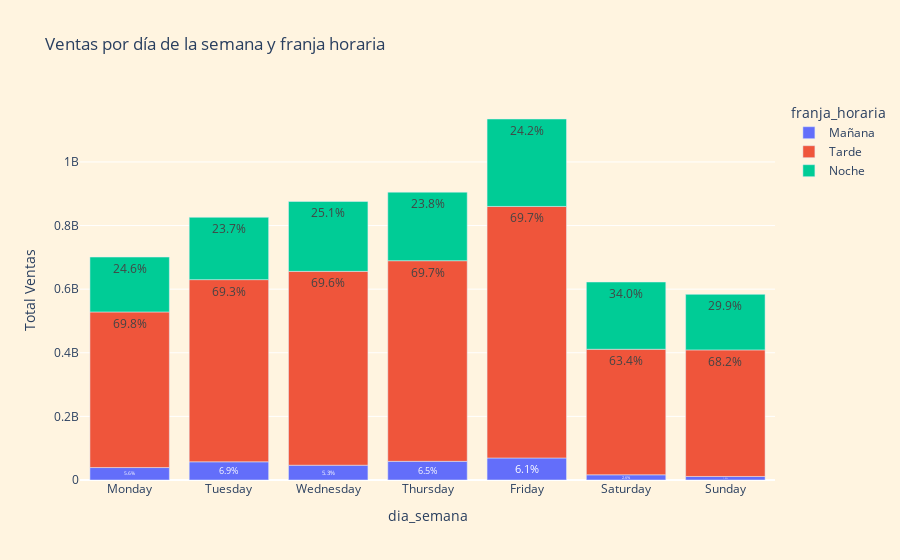

The code cell stored with this chart in its notebook:
### Code cell
import pandas as pd
import plotly.express as px

ventas_dia_franja = (data
    .groupby(['dia_semana', 'franja_horaria'])['Venta'].sum()
    .reset_index(name='Total_Ventas')
)

total_ventas_por_dia = ventas_dia_franja.groupby('dia_semana')['Total_Ventas'].sum().reset_index()
total_ventas_por_dia.rename(columns={'Total_Ventas': 'Total_Ventas_Dia'}, inplace=True)
ventas_dia_franja = ventas_dia_franja.merge(total_ventas_por_dia, on='dia_semana')
ventas_dia_franja['Porcentaje'] = (ventas_dia_franja['Total_Ventas'] / ventas_dia_franja['Total_Ventas_Dia']) * 100


fig = px.bar(
    ventas_dia_franja,
    x='dia_semana',
    y='Total_Ventas',
    color='franja_horaria',
    title='Ventas por día de la semana y franja horaria',
    labels={'Total_Ventas': 'Total Ventas'},
    text=ventas_dia_franja['Porcentaje'].round(1).astype(str) + '%',
)
fig.update_layout(plot_bgcolor='#FFF4E0', 
                  paper_bgcolor='#FFF4E0')

fig.show()

### Figure 1 — Plotly figure (JSON) as saved in the notebook; plotly's stock layout.template omitted (floating-point values rounded to 4 significant figures)
{"data": [{"alignmentgroup": "True", "hovertemplate": "franja_horaria=Mañana<br>dia_semana=%{x}<br>Total Ventas=%{y}<br>text=%{text}<extra></extra>", "legendgroup": "Mañana", "marker": {"color": "#636efa", "pattern": {"shape": ""}}, "name": "Mañana", "offsetgroup": "Mañana", "orientation": "v", "showlegend": true, "text": ["5.6%", "6.9%", "5.3%", "6.5%", "6.1%", "2.6%", "1.9%"], "textposition": "auto", "type": "bar", "x": ["Monday", "Tuesday", "Wednesday", "Thursday", "Friday", "Saturday", "Sunday"], "xaxis": "x", "y": [39120120, 57180045, 46509856, 58710695, 69222153, 16321283, 11140051], "yaxis": "y"}, {"alignmentgroup": "True", "hovertemplate": "franja_horaria=Tarde<br>dia_semana=%{x}<br>Total Ventas=%{y}<br>text=%{text}<extra></extra>", "legendgroup": "Tarde", "marker": {"color": "#EF553B", "pattern": {"shape": ""}}, "name": "Tarde", "offsetgroup": "Tarde", "orientation": "v", "showlegend": true, "text": ["69.8%", "69.3%", "69.6%", "69.7%", "69.7%", "63.4%", "68.2%"], "textposition": "auto", "type": "bar", "x": ["Monday", "Tuesday", "Wednesday", "Thursday", "Friday", "Saturday", "Sunday"], "xaxis": "x", "y": [489228393, 572756396, 609465087, 630732999, 790865708, 394755496, 397919130], "yaxis": "y"}, {"alignmentgroup": "True", "hovertemplate": "franja_horaria=Noche<br>dia_semana=%{x}<br>Total Ventas=%{y}<br>text=%{text}<extra></extra>", "legendgroup": "Noche", "marker": {"color": "#00cc96", "pattern": {"shape": ""}}, "name": "Noche", "offsetgroup": "Noche", "orientation": "v", "showlegend": true, "text": ["24.6%", "23.7%", "25.1%", "23.8%", "24.2%", "34.0%", "29.9%"], "textposition": "auto", "type": "bar", "x": ["Monday", "Tuesday", "Wednesday", "Thursday", "Friday", "Saturday", "Sunday"], "xaxis": "x", "y": [172581701, 195964290, 219711447, 215560379, 274903981, 211408727, 174617208], "yaxis": "y"}], "layout": {"barmode": "relative", "legend": {"title": {"text": "franja_horaria"}, "tracegroupgap": 0}, "paper_bgcolor": "#FFF4E0", "plot_bgcolor": "#FFF4E0", "title": {"text": "Ventas por día de la semana y franja horaria"}, "xaxis": {"anchor": "y", "domain": [0, 1], "title": {"text": "dia_semana"}}, "yaxis": {"anchor": "x", "domain": [0, 1], "title": {"text": "Total Ventas"}}}}
